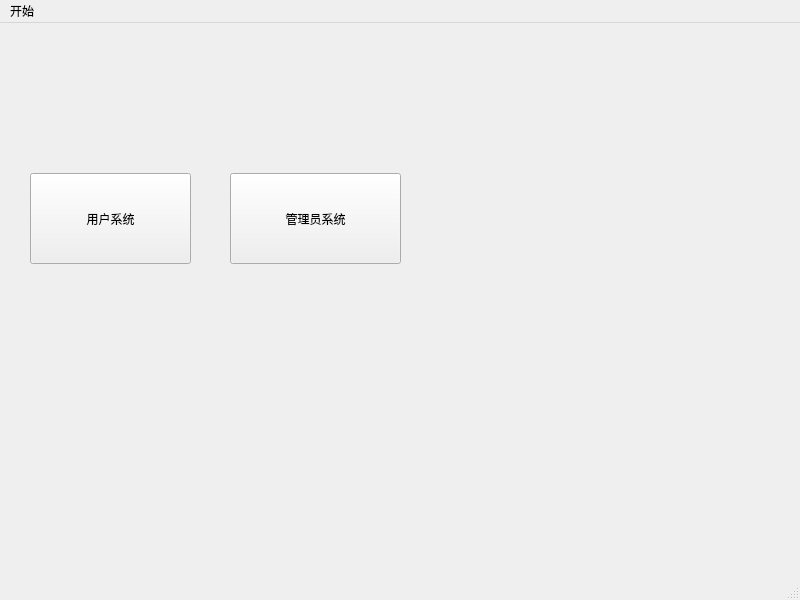
<?xml version="1.0" encoding="UTF-8"?>
<ui version="4.0">
 <class>BookManagementSystem</class>
 <widget class="QMainWindow" name="BookManagementSystem">
  <property name="geometry">
   <rect>
    <x>0</x>
    <y>0</y>
    <width>800</width>
    <height>600</height>
   </rect>
  </property>
  <property name="windowTitle">
   <string>BookManagementSystem</string>
  </property>
  <widget class="QWidget" name="centralwidget">
   <widget class="QPushButton" name="pushButton">
    <property name="geometry">
     <rect>
      <x>230</x>
      <y>150</y>
      <width>171</width>
      <height>91</height>
     </rect>
    </property>
    <property name="text">
     <string>管理员系统</string>
    </property>
   </widget>
   <widget class="QPushButton" name="pushButton_2">
    <property name="geometry">
     <rect>
      <x>30</x>
      <y>150</y>
      <width>161</width>
      <height>91</height>
     </rect>
    </property>
    <property name="text">
     <string>用户系统</string>
    </property>
   </widget>
  </widget>
  <widget class="QMenuBar" name="menubar">
   <property name="geometry">
    <rect>
     <x>0</x>
     <y>0</y>
     <width>800</width>
     <height>18</height>
    </rect>
   </property>
   <widget class="QMenu" name="menu">
    <property name="title">
     <string>开始</string>
    </property>
   </widget>
   <addaction name="menu"/>
  </widget>
  <widget class="QStatusBar" name="statusbar"/>
 </widget>
 <resources/>
 <connections/>
</ui>
